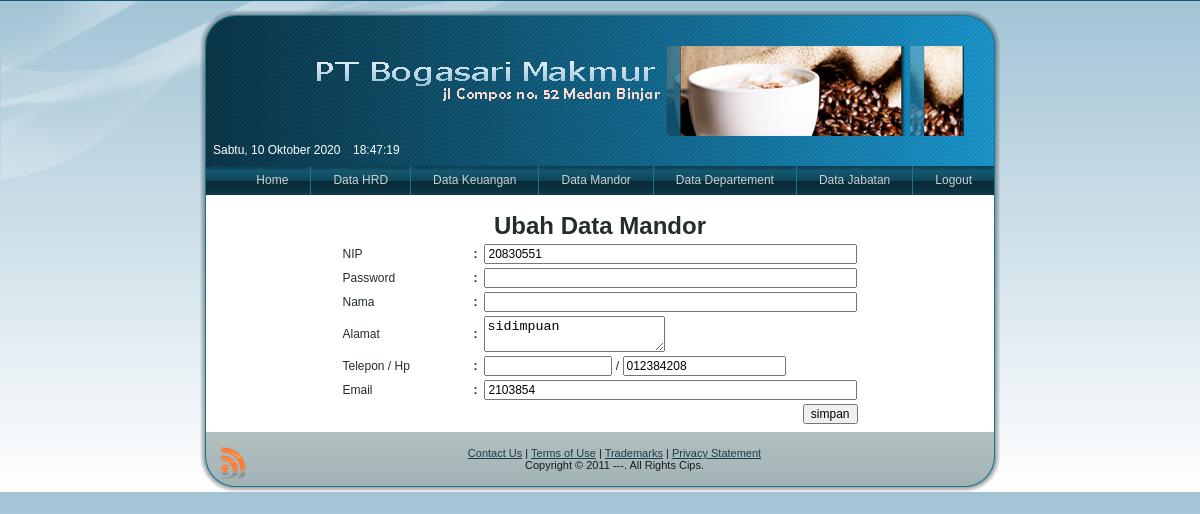
/penggajian3/uadmin.php?page=u-mandor&id=20830551, run on the app's committed database.
### tables this page shows
CREATE TABLE `mandor` (
  `nip` varchar(15) NOT NULL,
  `nama_mandor` varchar(50) NOT NULL,
  `alamat_mandor` text NOT NULL,
  `telp_mandor` varchar(15) NOT NULL,
  `hp_mandor` varchar(12) NOT NULL,
  `email_mandor` varchar(50) NOT NULL
);

### penggajian3/system/admin/update_mandor.php (the view, shortened to what this page needs)
<form method="post" action="">
<br />
<?php
	$rr=mysql_query("select * from mandor where nip='$_GET[id]'");
		$dd=mysql_fetch_array($rr);
 ?>
<table width="521" border="0" align="center" id="rpt">
  <tr>
    <td colspan="3" align="center"><span class="style1">
    <div align="center">Ubah Data Mandor </div>
    </span></td>
  </tr>
  <tr>
    <td width="162">NIP</td>
    <td width="13"><div align="center"><strong>:</strong></div></td>
    <td width="332"><input type="text" name="nip_hrd" size="50" value="<?php echo $dd[nip] ?>"></td>
  </tr>
  <tr>
    <td width="162">Password</td>
    <td width="13"><div align="center"><strong>:</strong></div></td>
    <td><input type="hidden" name="password" size="50"  value="<?php echo $dd[password] ?>" />
    <input type="password" name="password2" size="50"  value="<?php echo $dd[password] ?>" /></td>
  </tr>
  <tr>
    <td>Nama</td>
    <td><div align="center"><strong>:</strong></div></td>
    <td><input type="text" name="nama_hrd" size="50"  value="<?php echo $dd[nama] ?>"></td>
  </tr>
  <tr>
    <td>Alamat</td>
    <td><div align="center"><strong>:</strong></div></td>
    <td><textarea name="alamat_hrd"><?php echo $dd[alamat_mandor] ?></textarea></td>
  </tr>
  <tr>
    <td>Telepon / Hp </td>
    <td><div align="center"><strong>:</strong></div></td>
    <td><input type="text" name="telp_hrd" size="15"   value="<?php echo $dd[telp_mandor] ?>"> / <input type="text" name="hp_hrd" size="20"   value="<?php echo $dd[hp_mandor] ?>">  </tr>
  <tr>
    <td>Email</td>
    <td><div align="center"><strong>:</strong></div></td>
    <td><input type="text" name="email_hrd" size="50"   value="<?php echo $dd[email_mandor] ?>"></td>
  </tr>
  <tr>
    <td colspan="3"><div align="right"><input type="submit" name="simp" value="simpan"></div></td>
  </tr>
  </table>
</form>

### penggajian3/style.css (style rules this page uses)
body { margin: 0 auto; padding: 0; background-color: #145871; }
form { padding:0 !important; margin:0 !important; }
body { font-family: Arial, Helvetica, Sans-Serif; font-size: 12px; font-style: normal; font-weight: normal; color: #242C2D; }
input, select { font-family: Arial, Helvetica, Sans-Serif; font-size: 12px; font-style: normal; font-weight: normal; }

### penggajian3/uadmin.php (style rules this page uses)
#all { background: -webkit-gradient(linear, left top, left bottom, from(#a2c4d5), to(#ffffff)); background: -moz-linear-gradient(top, #a2c4d5, #ffffff) no-repeat; filter: progid:DXImageTransform.Microsoft.gradient(startColorstr='#a2c4d5', endColorstr='#ffffff'); -ms-filter: progid:DXImageTransform.Microsoft.gradient(startColorstr='#a2c4d5', endColorstr='#ffffff'); }

### penggajian3/system/admin/update_mandor.php (style rules this page uses)
.style1 { font-size: 24px; font-weight: bold; }

### data on the page
mandor: nip_hrd "20830551", alamat_hrd "sidimpuan", hp_hrd "012384208", email_hrd "2103854"
